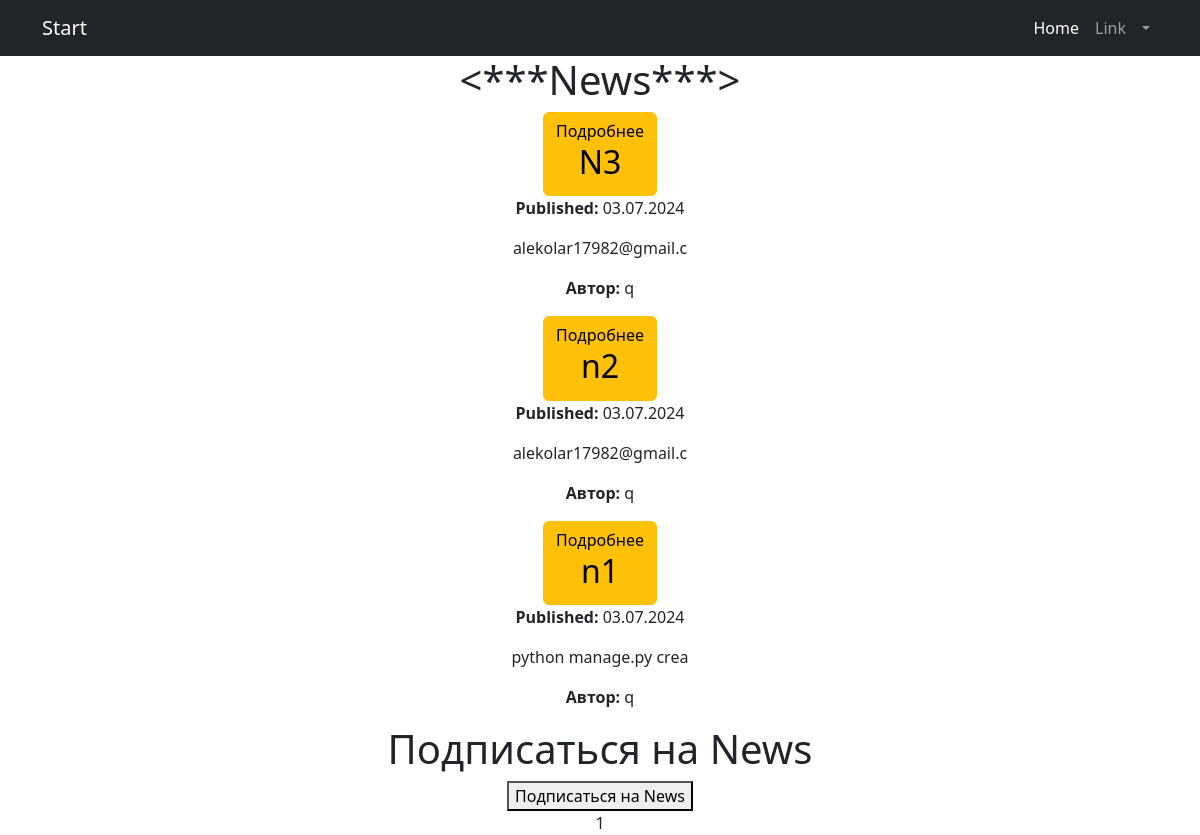
The app's page /news/ (signed in), older data.
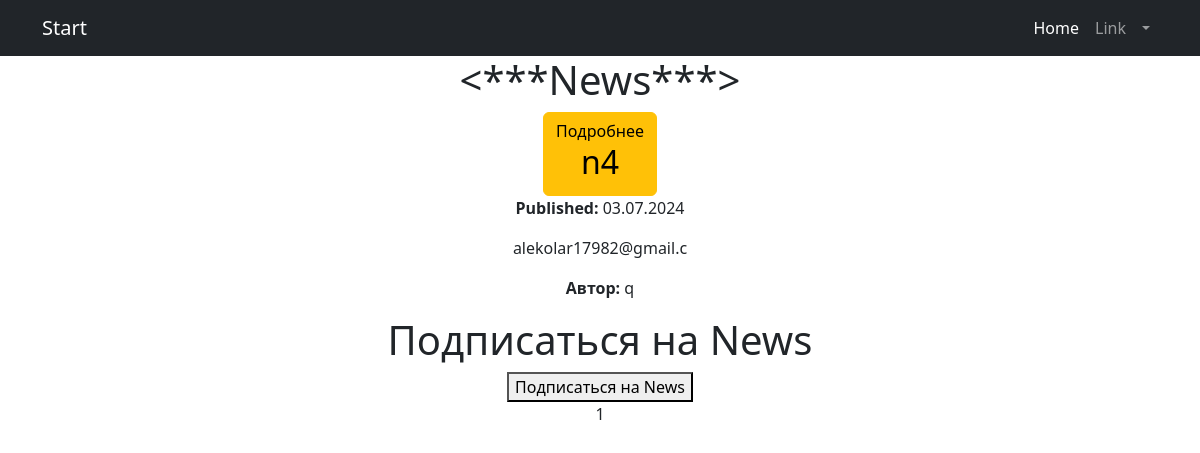
The same page, newer data.
### news/models.py (models this page shows, shortened)
class Post(models.Model):
    author = models.ForeignKey('Author', on_delete=models.CASCADE)
    POST_TYPES = (
        ('article', 'Article'),
        ('news', 'News'),    )
    post_type = models.CharField(max_length=10, choices=POST_TYPES)
    created_at = models.DateTimeField(auto_now_add=True)
    categories = models.ManyToManyField('Category', through='PostCategory')
    title = models.CharField(max_length=255)
    content = models.TextField()
    rating = models.IntegerField(default=0)
    authorname = models.CharField(max_length=255,)
    subscribers = models.ManyToManyField(User, related_name='subscribed_categories', blank=True)

class Author(models.Model):
    user = models.OneToOneField(User, on_delete=models.CASCADE)
    rating = models.IntegerField(default=0)
    def __str__(self):
        return self.user.username

### news/views.py (the view, shortened to what this page needs)
# urls.py: path('news/', views.NewsListView.as_view(), name='news_list'),
@method_decorator(login_required, name='dispatch')
class NewsListView(ListView):
    model = Post
    template_name = 'news_list.html'
    queryset = Post.objects.filter(post_type='news').order_by('-created_at')
    context_object_name = 'posts'
    paginate_by = 10
    def get_context_data(self, **kwargs):
        context = super().get_context_data(**kwargs)
        context['filter'] = PostFilter(self.request.GET, queryset=self.get_queryset())
        return context

### news/templatetags/censor.py (called while the page is built)
@register.filter(name='censor')
def censor(value):
    banned_words = ['badword', 'badword1', 'badword2']
    for word in banned_words:
        if isinstance(word, str):
            value = value.replace(word[1:], '*' * len(word[1:]))
    return value

### news/templates/news_list.html (shortened to what this page needs)
{% extends 'flatpages/default.html' %}
{% load censor %}
{% block content %}
<h1><***News***></h1>
{% for post in posts %}
<a href="{% url 'news_full_detail' id=post.id %}" class="btn btn-warning">Подробнее
    <h2>{{ post.title|censor }}</h2>
</a>
<p><strong>Published:</strong> {{ post.created_at|date:"d.m.Y" }}</p>
<p>{{ post.content|slice:":21"|censor }}</p>
<p><strong>Автор:</strong> {{ post.author }}</p>
{% endfor %}
<h1>Подписаться на News</h1>
<form method="post" action="{% url 'subscribe_news' %}">
    <button type="submit">Подписаться на News</button>
</form>
{{ page_obj.number }}
{% endblock content %}

Row changes from the older to the newer data that the page shows:
removed Post: title|censor "N3", created_at "03.07.2024", content|censor "alekolar17982@gmail.c", author "q"
removed Post: title|censor "n1", created_at "03.07.2024", content|censor "python manage.py crea", author "q"
changed Post "alekolar17982@gmail.c": title|censor "n2" → "n4"
